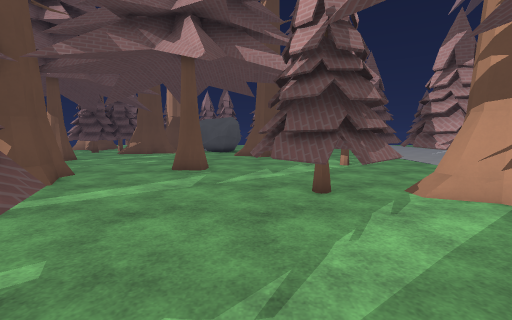
view 1 (above)

21 first-person views from a walk through a level from a Godot 3-D game. The camera is 1.5 m above the floor, tilts 6° down and sees 90° across. The floor is counted in squares, 1 m on a side. Each view is taken from the middle of a square. On the plan, view 1 faces up. The plan holds only what a view shows up to about 13 squares ahead; the rest is blank. The place goes on beyond the plan. Surface patterns are stand-ins for the level's own textures.

view 2
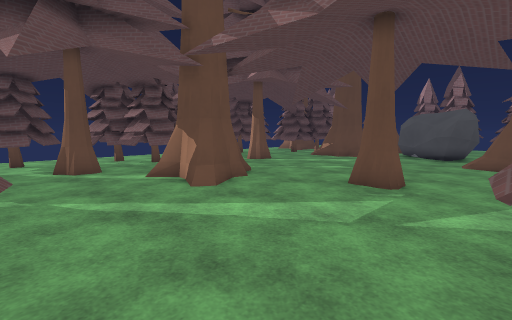

view 3
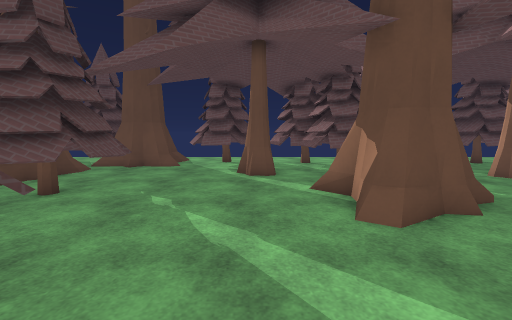

view 4
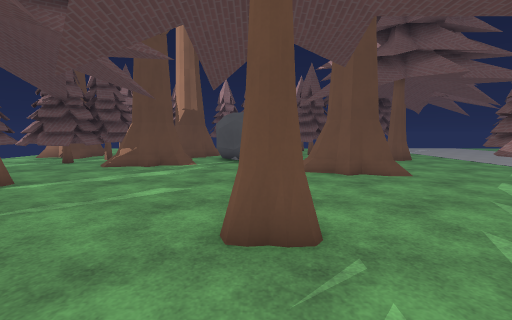

view 5
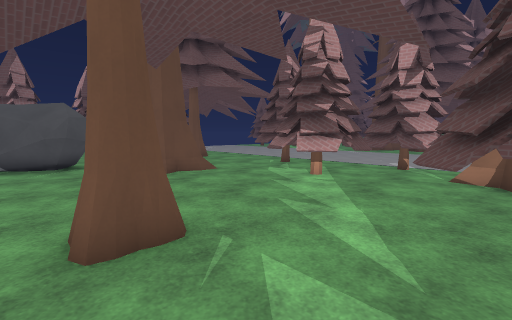

view 6
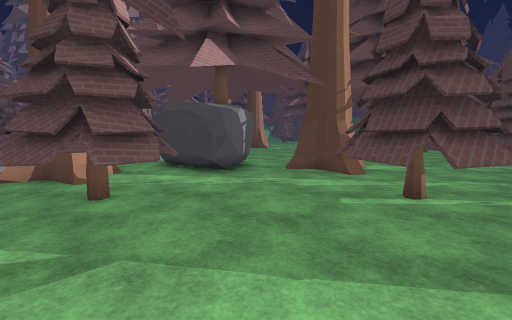

view 7
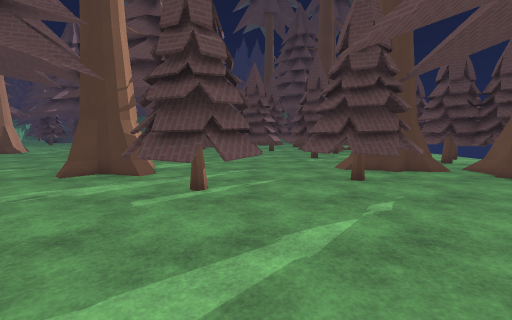

view 8
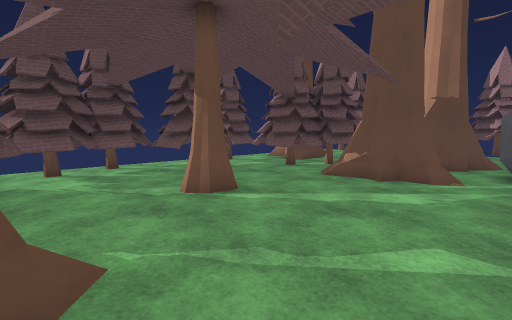

view 9
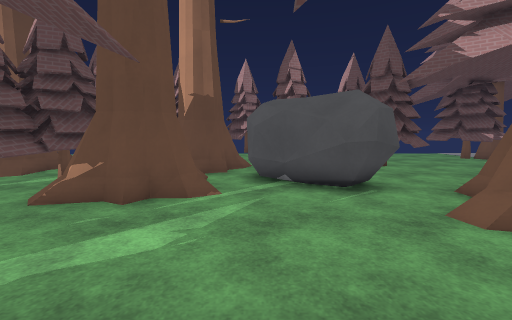

view 10
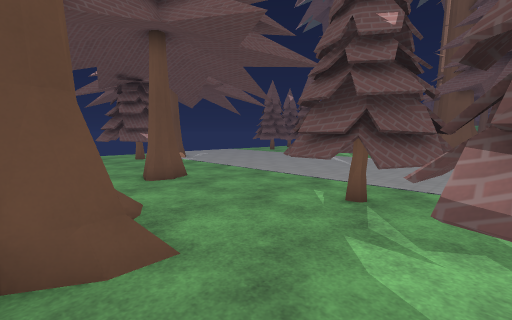

view 11
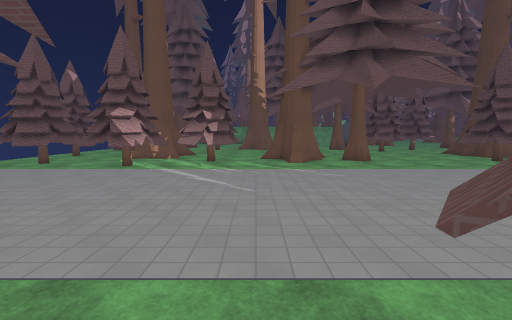

view 12
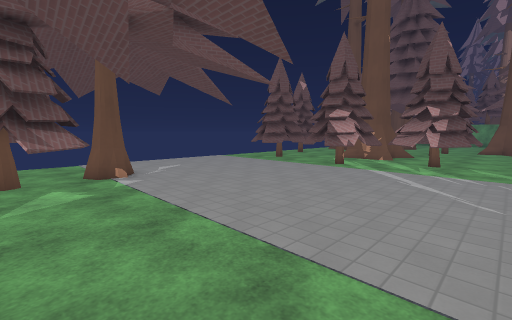

view 13
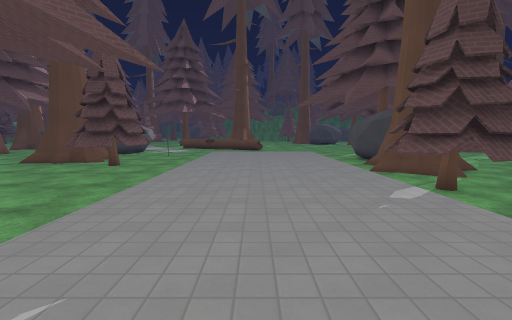

view 14
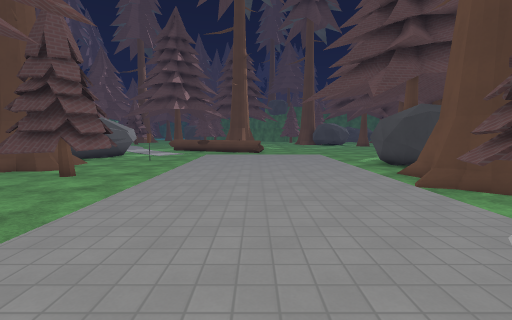

view 15
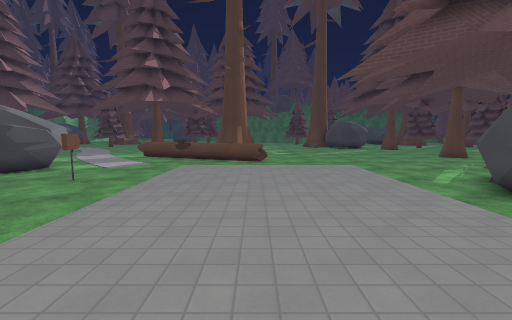

view 16
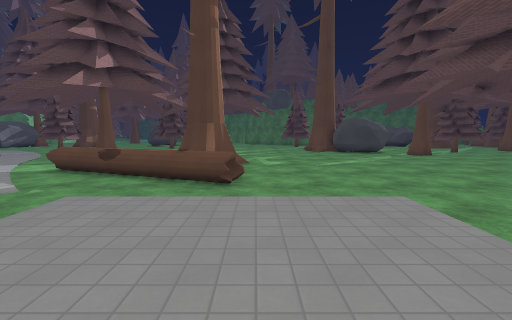

view 17
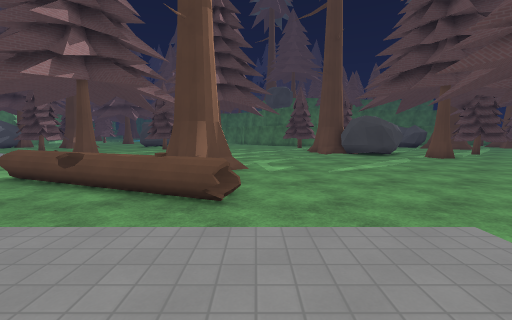

view 18
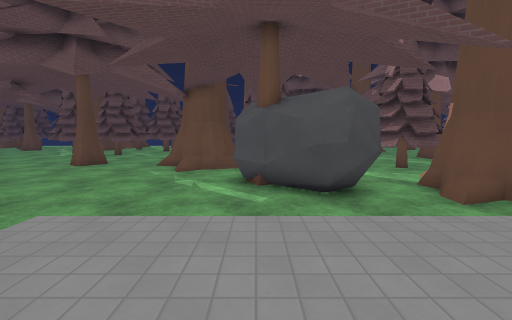

view 19
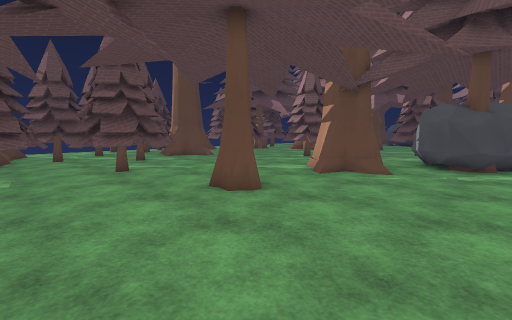

view 20
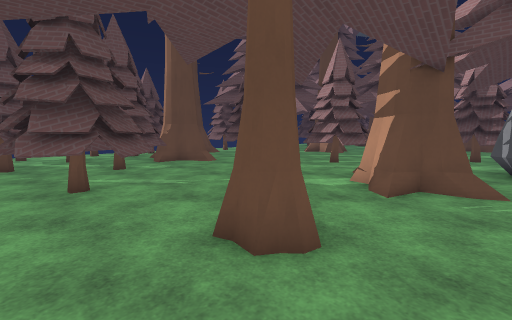

view 21
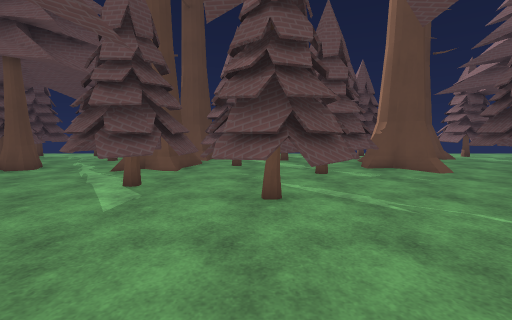

### Floor plan
Key: @ floor where view 1 was taken; # wall or solid block; x gap in a wall; . main floor; : floor 0.25 m higher than the main floor; = window, fence, low wall or low ledge; ^ raised ledge; T tree; R rock; S sign.
Columns run from 15 left of view 1 to 20 right of it. Each row starts with its distance up from view 1.
 28                        TT..... .TTT
 27                    TT TTT........TT
 26   T        TT     .TTTTT.........
 25   TT           TTT..TTT.........TT
 24  #T      #     TTT.............TTT
 23  #  T  ###      T..............TTTT
 22  = TTT  #.R    ....TT...........TTTT
 21    T T  #.RRR  ....TT............TTT
 20 TTTTTT  #..RRRR.. ...............TTT
 19 TTTTT=###=..RR.#  ...............TTT
 18 T TT..........####..................
 17 TTT...........=###...TT............
 16 TTT............###..TTTT..........:
 15 TTT.T...............TTTT...........
 14 T...TT.............TTTTT...........
 13 T...T.............TTT .............T
 12 T................TTTTTTT...........T
 11 T...........TT....TTTTTTT..........
 10 T TT...#....T......T.TTTT...........
  9   TT   ##.............TTT...........
  8 TTTT.  ##.......TTT..#T ............
  7 TTTT..###......TTTT.####..........TT
  6 TT.TT..........TTTT.###=.........TTT
  5 T  TT...........TTT..##..........TTT
  4 TT...............................TTT
  3 TT.........TT.......RRR............
  2 TT.....T..TTTT....R##RRR............
  1 ##....TTT.TTTT....R TRR.............
  0 ##=..TTTT. TTT.@..RRTR............S.
 -1  #....TTT.....####.RR.............S.
 -2 T#.###TT .....=###..................
 -3 TT.####........###..................
 -4 TTT ##.........##...................
 -5  TT ##......................=.......
 -6       TTT...................x^^.....
 -7       TTT...................=^^^^=..
 -8       TTTTTT...TT...........    ^^^=
 -9         TTTTT..TT............    =^=
-10     TTT. TTTT................##
-11     TTT..TTT................####
-12     TTT TTT.................   #
-13     ## TTTT.................

Positions as (right, up) in squares from view 1, and headings:
1: (0, 0), facing up
2: (0, 3), facing up-left
3: (-2, 5), facing left
4: (-3, 7), facing up
5: (-4, 7), facing up-right
6: (-5, 8), facing down-right
7: (-5, 8), facing down
8: (-5, 10), facing up-left
9: (-5, 13), facing up
10: (1, 13), facing up-right
11: (6, 18), facing right
12: (6, 18), facing up-right
13: (13, 17), facing down
14: (13, 14), facing down
15: (13, 8), facing down
16: (12, 2), facing down
17: (12, 0), facing down
18: (13, 0), facing left
19: (6, -13), facing up-left
20: (3, -11), facing up-left
21: (1, -10), facing left
